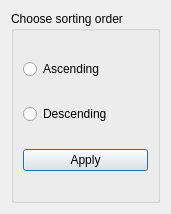
<?xml version="1.0" encoding="UTF-8"?>
<ui version="4.0">
 <class>ChooseOrder</class>
 <widget class="QDialog" name="ChooseOrder">
  <property name="geometry">
   <rect>
    <x>0</x>
    <y>0</y>
    <width>171</width>
    <height>214</height>
   </rect>
  </property>
  <property name="windowTitle">
   <string>Dialog</string>
  </property>
  <layout class="QGridLayout" name="gridLayout">
   <item row="0" column="0">
    <widget class="QGroupBox" name="groupBox">
     <property name="title">
      <string>Choose sorting order</string>
     </property>
     <layout class="QVBoxLayout" name="verticalLayout_2">
      <item>
       <widget class="QRadioButton" name="radio_False">
        <property name="text">
         <string>Ascending</string>
        </property>
       </widget>
      </item>
      <item>
       <widget class="QRadioButton" name="radio_True">
        <property name="text">
         <string>Descending</string>
        </property>
       </widget>
      </item>
      <item>
       <widget class="QPushButton" name="ApplyOrder">
        <property name="text">
         <string>Apply</string>
        </property>
       </widget>
      </item>
     </layout>
    </widget>
   </item>
  </layout>
 </widget>
 <resources/>
 <connections/>
</ui>
